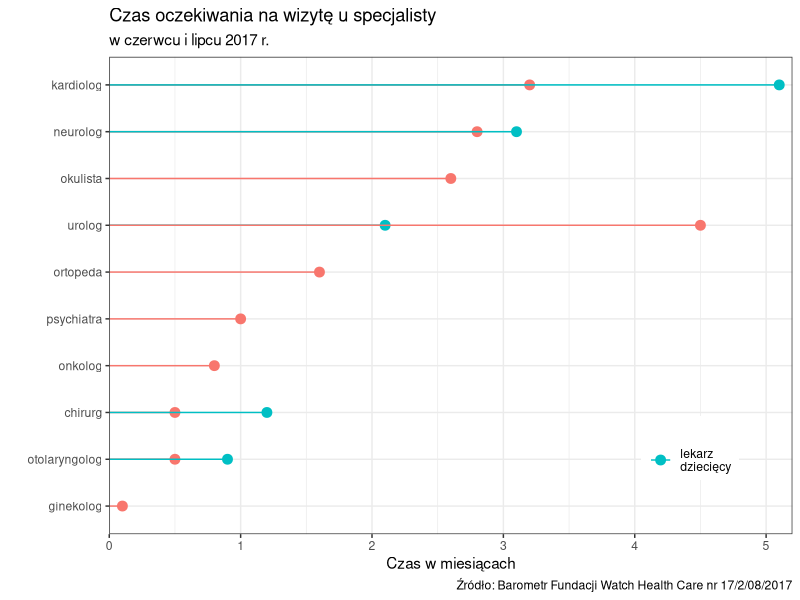

Generate this figure with R:
library(ggplot2)
library(dplyr)

setwd("D:\\Polibuda\\TWD\\plakat")
visit <- read.csv("visit.csv") %>%
  mutate(Specjalizacja = factor(Specjalizacja, 
                                levels=Specjalizacja[!duplicated(Specjalizacja)]))
ggplot(visit, aes(x=czas, y=Specjalizacja, color=czy_dzieciecy)) +
  geom_point(size=3) +
  geom_segment(aes(yend=Specjalizacja, x=0, xend=czas)) +
  labs(title="Czas oczekiwania na wizytę u specjalisty",
       subtitle="w czerwcu i lipcu 2017 r.",
       caption="Źródło: Barometr Fundacji Watch Health Care nr 17/2/08/2017",
       y="",
       x="Czas w miesiącach") +
  scale_x_continuous(limits=c(0, 5.2), expand=c(0, 0))+
  scale_color_discrete(breaks=TRUE, labels="lekarz\ndziecięcy", name="") +
  theme_bw() +
  theme(legend.position=c(0.85, 0.18))
